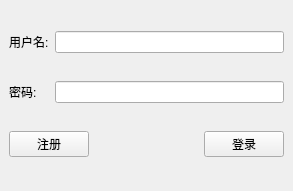
<?xml version="1.0" encoding="UTF-8"?>
<ui version="4.0">
 <class>client</class>
 <widget class="QMainWindow" name="client">
  <property name="geometry">
   <rect>
    <x>0</x>
    <y>0</y>
    <width>293</width>
    <height>191</height>
   </rect>
  </property>
  <property name="windowTitle">
   <string>客户端</string>
  </property>
  <widget class="QWidget" name="centralwidget">
   <layout class="QGridLayout" name="gridLayout">
    <item row="0" column="0">
     <widget class="QLabel" name="user_label">
      <property name="text">
       <string>用户名:</string>
      </property>
     </widget>
    </item>
    <item row="0" column="1" colspan="3">
     <widget class="QLineEdit" name="user_LE"/>
    </item>
    <item row="1" column="0">
     <widget class="QLabel" name="pwd_label">
      <property name="text">
       <string>密码:</string>
      </property>
     </widget>
    </item>
    <item row="1" column="1" colspan="3">
     <widget class="QLineEdit" name="pwd_LE">
      <property name="echoMode">
       <enum>QLineEdit::Password</enum>
      </property>
     </widget>
    </item>
    <item row="2" column="0" colspan="2">
     <widget class="QPushButton" name="regist_PB">
      <property name="text">
       <string>注册</string>
      </property>
     </widget>
    </item>
    <item row="2" column="2">
     <spacer name="horizontalSpacer">
      <property name="orientation">
       <enum>Qt::Horizontal</enum>
      </property>
      <property name="sizeHint" stdset="0">
       <size>
        <width>100</width>
        <height>20</height>
       </size>
      </property>
     </spacer>
    </item>
    <item row="2" column="3">
     <widget class="QPushButton" name="login_PB">
      <property name="text">
       <string>登录</string>
      </property>
     </widget>
    </item>
   </layout>
  </widget>
 </widget>
 <resources/>
 <connections/>
</ui>
